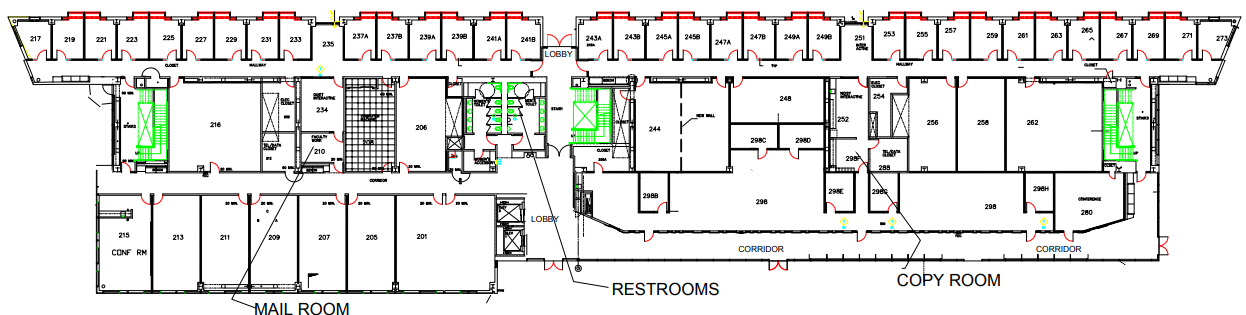
#> input picture cv-floorplan/original_dfp/DeepFloorplan-master/demo/E2_2.png, 1246 x 315 px
$ python floorplan_tiles.py demo out
#> lines starting #> are read from the running program, lines starting #| are printed output that depends on the picture
import argparse
import os
import re
import matplotlib.pyplot as plt
import numpy as np
import cv2
from PIL import Image
from itertools import product
import process_tiles

def tile(filename, dir_in, dir_out, d):
#> called with filename = 'E2_2.png', dir_in = 'demo', dir_out = 'demo/intermediate_images', d = 256
    img_path = os.path.join(dir_in, filename)
    img = Image.open(img_path)
#> img is the input picture: PIL image 1246x315 RGBA; mean R, G, B, A 225.6, 225, 223, 255
    w, h = img.size
#> w = 1246; h = 315
    print(f"Original image dimensions (Width x Height): {w} x {h}")
#| Original image dimensions (Width x Height): 1246 x 315
    tiled_images_info = []

    grid = product(range(0, h, d), range(0, w, d))
    for i, j in grid:
        box = (j, i, min(j+d, w), min(i+d, h))
        tile_img = img.crop(box)
        tile_name = f'{os.path.splitext(filename)[0]}_tile_{i}_{j}.png'
        tile_path = os.path.join(dir_out, tile_name)
        tile_img.save(tile_path)

        # Check dimensions of the tile
        tile_width, tile_height = tile_img.size
        print(f"Tile {tile_name} dimensions (Width x Height): {tile_width} x {tile_height}")

        tiled_images_info.append((i, j, tile_path))
#> this loop made 10 passes
#> pass 1, in tile, `tile_img = img.crop(box)`:
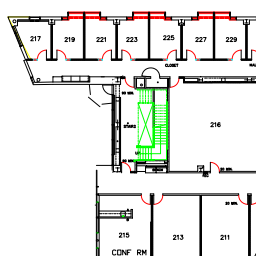
#> tile_img: PIL image 256x256 RGBA; mean R, G, B, A 229.1, 229.5, 226.3, 255
#> pass 2, in tile, `tile_img = img.crop(box)`:
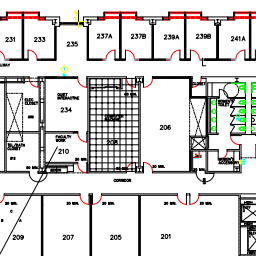
#> tile_img: PIL image 256x256 RGBA; mean R, G, B, A 214.6, 212.5, 211, 255
#> pass 3, in tile, `tile_img = img.crop(box)`:
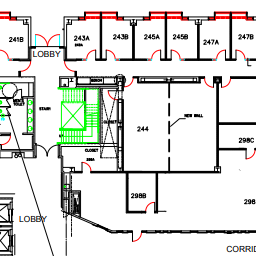
#> tile_img: PIL image 256x256 RGBA; mean R, G, B, A 221.2, 221.6, 218.1, 255
#> after the loop:
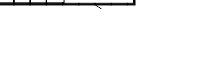
#> tile_img: PIL image 222x59 RGBA; mean R, G, B, A 247.4, 247.4, 247.4, 255
#> after the loop, tiled_images_info = 10 items

    return tiled_images_info, w, h

def resize_tile(tile_img, new_width, new_height):
    # Resize the tile image to the new dimensions
    return cv2.resize(tile_img, (new_width, new_height), interpolation=cv2.INTER_LINEAR)

def join_images(dir_out, original_width, original_height, tile_size, image_prefix):
    # Create a new blank image with the original dimensions
    full_image = np.zeros((original_height, original_width), dtype=np.uint8)

    # Adjust the regular expression to match the file naming convention
    # This pattern assumes the format 'binary_[image_prefix]_tile_[y]_[x].png'
    tile_pattern = re.compile(rf"binary_{re.escape(image_prefix)}_tile_(\d+)_(\d+).png")

    # Dictionary to hold tile images
    tiles = {}

    print("=========================")
    print(f"image_prefix: {image_prefix}")
    print("=========================")

    # Scan directory for matching files using the updated pattern
    for filename in os.listdir(dir_out):
        match = tile_pattern.match(filename)
        if match:
            y, x = map(int, match.groups())
            tile_path = os.path.join(dir_out, filename)
            tile_img = cv2.imread(tile_path, cv2.IMREAD_GRAYSCALE)
            tiles[(y, x)] = tile_img

    # Iterate over the expected tile positions
    for y in range(0, original_height, tile_size):
        for x in range(0, original_width, tile_size):
            # Check if the tile image exists in the dictionary
            if (y, x) in tiles:
                # Resize the tile to the new size
                resized_tile_img = resize_tile(tiles[(y, x)], min(tile_size, original_width - x), min(tile_size, original_height - y))
                # Place the resized tile into the full image
                full_image[y:y + min(tile_size, original_height - y), x:x + min(tile_size, original_width - x)] = resized_tile_img

    return full_image


def main():
    parser = argparse.ArgumentParser(description='Process floor plans and generate output images.')
    parser.add_argument('input_folder', help='Path to the folder containing floor plan images.')
    parser.add_argument('output_folder', help='Path to the folder where output images will be saved.')
    args = parser.parse_args()

    tile_size = 256

    intermediate_folder = os.path.join(args.input_folder, "intermediate_images")
    os.makedirs(intermediate_folder, exist_ok=True)

    binary_folder = os.path.join(args.output_folder, "binary_images")
    os.makedirs(binary_folder, exist_ok=True)

    # Create the reassembled folder
    reassembled_folder = os.path.join(args.output_folder, "reassembled")
    os.makedirs(reassembled_folder, exist_ok=True)

    for floor_plan_name in os.listdir(args.input_folder):
        input_path = os.path.join(args.input_folder, floor_plan_name)

        if os.path.isfile(input_path):
            tiled_images_info, original_width, original_height = tile(floor_plan_name, args.input_folder, intermediate_folder, tile_size)
#> tiled_images_info = 10 items; original_width = 1246; original_height = 315

            for i, j, tile_path in tiled_images_info:
                intermediate_path = os.path.join(intermediate_folder, os.path.basename(tile_path))
                binary_path = os.path.join(binary_folder, "binary_" + os.path.basename(tile_path))
                output_image_path = os.path.join(args.output_folder, "processed_" + os.path.basename(tile_path))

#> (the run stopped early here; a loop or call above may not have finished)

$ run again, with cv-floorplan/original_dfp/DeepFloorplan-master/demo/45719584.jpg saved as cv-floorplan/original_dfp/DeepFloorplan-master/demo/E2_2.png
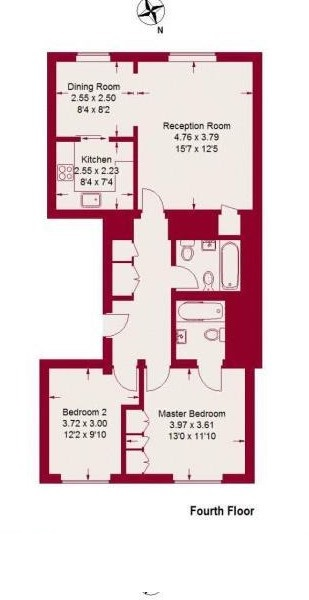
#> input picture cv-floorplan/original_dfp/DeepFloorplan-master/demo/45719584.jpg, 309 x 600 px
#> in tile, img is the input picture: PIL image 309x600 RGB; mean R, G, B 233.4, 216.4, 219.1
#| Original image dimensions (Width x Height): 309 x 600
#> the loop in tile, `for i, j in grid:` made 6 passes
#> pass 1, in tile, `tile_img = img.crop(box)`:
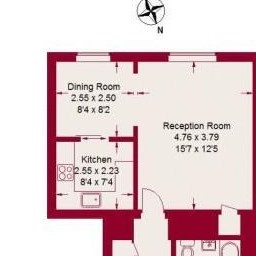
#> tile_img: PIL image 256x256 RGB; mean R, G, B 228, 207.6, 210.4
#> pass 3, in tile, `tile_img = img.crop(box)`:
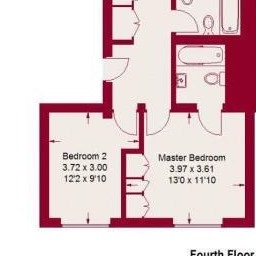
#> tile_img: PIL image 256x256 RGB; mean R, G, B 225.4, 201.4, 205.3
#> after the loop in tile, `for i, j in grid:`: tiled_images_info = 6 items
#> in main, `tiled_images_info, original_width, original_height = tile(floor_plan_n..`: original_width = 309; original_height = 600

$ run again, with cv-floorplan/original_dfp/DeepFloorplan-master/demo/45765448.jpg saved as cv-floorplan/original_dfp/DeepFloorplan-master/demo/E2_2.png
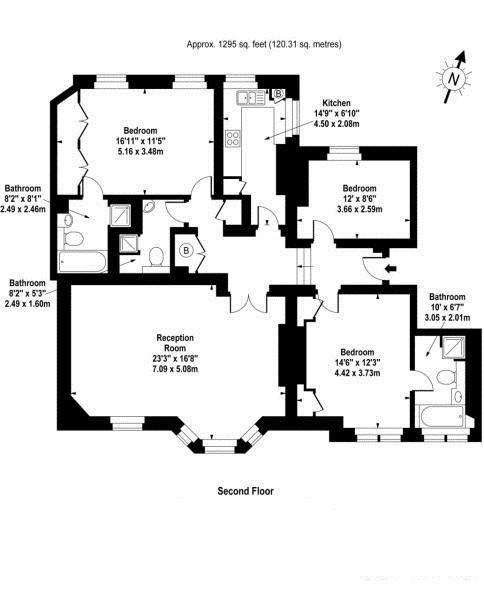
#> input picture cv-floorplan/original_dfp/DeepFloorplan-master/demo/45765448.jpg, 484 x 600 px
#> in tile, img is the input picture: PIL image 484x600 RGB; min 0, max 255, mean 225.1
#| Original image dimensions (Width x Height): 484 x 600
#> the loop in tile, `for i, j in grid:` made 6 passes
#> pass 1, in tile, `tile_img = img.crop(box)`:
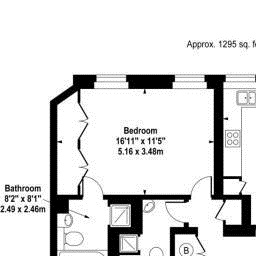
#> tile_img: PIL image 256x256 RGB; min 0, max 255, mean 221.9
#> pass 3, in tile, `tile_img = img.crop(box)`:
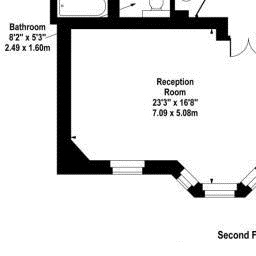
#> tile_img: PIL image 256x256 RGB; min 0, max 255, mean 224.8
#> after the loop in tile, `for i, j in grid:`: tiled_images_info = 6 items
#> in main, `tiled_images_info, original_width, original_height = tile(floor_plan_n..`: original_width = 484; original_height = 600
